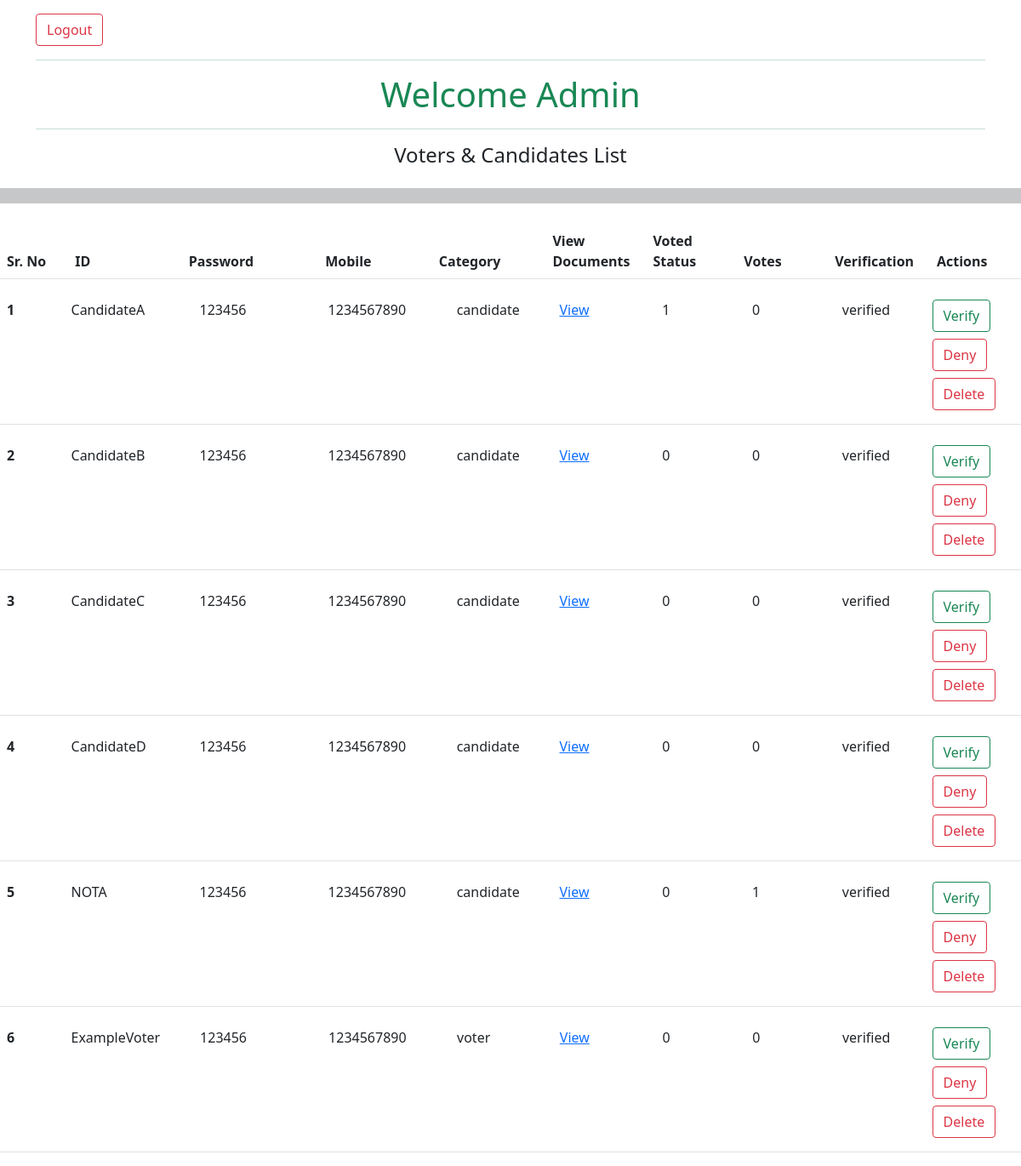
/admin/admin.php, run on the app's committed database.
### tables this page shows
CREATE TABLE `userdata` (
  `id` int(100) NOT NULL,
  `username` varchar(100) NOT NULL,
  `mobile` varchar(20) NOT NULL,
  `password` varchar(100) NOT NULL,
  `photo` varchar(100) NOT NULL,
  `standard` enum('candidate','voter') NOT NULL,
  `status` int(11) NOT NULL,
  `votes` int(200) NOT NULL,
  `verified` varchar(255) NOT NULL DEFAULT 'pending',
  `pdf` varchar(255) NOT NULL DEFAULT 'exampledoc.pdf'
);

### admin/admin.php (the view, shortened to what this page needs)
<!DOCTYPE html>
<html lang="en">
<head>
    <link href="https://cdn.jsdelivr.net/npm/bootstrap@5.0.2/dist/css/bootstrap.min.css" rel="stylesheet"
>
</head>
<body>
    <div class="container my-3">
    <a href="../partials/adminlogin.php"><button class="btn btn-outline-danger h-25">Logout</button></a>
        <hr class="text-success">
        <h1 align="center" class="text-success mb-3">Welcome Admin</h1>
        <hr class="text-success">
    </div>
    <h4 align="center" class="text-dark mb-1">Voters & Candidates List</h4>
    <hr class="my-4 py-2 border border-dark">
    <?php
include('../actions/connect.php');
$sql = "select * from  `userdata`";
$result = mysqli_query($con, $sql);
if($result)
$srno = 1;
    ?>
    <table class="table">
        <thead>
            <tr>
                <th width="6%" scope="col">Sr. No</th>
                <th width="10%" scope="col">ID</th>
                <th width="12%" scope="col">Password</th>
                <th width="10%" scope="col">Mobile</th>
                <th width="10%" scope="col">Category</th>
                <th width="8%" scope="col">View Documents</th>
                <th width="8%" scope="col">Voted Status</th>
                <th width="8%" scope="col">Votes</th>
                <th width="8%" scope="col">Verification</th>
                <th width="8%" scope="col">Actions</th>
            </tr>
        </thead>
        <?php
    while($row=mysqli_fetch_assoc($result))
    {
        ?>
        <table class="table">
            <tbody>
                <tr>
                    <th width="5%"><?php echo $srno;?></th>
                    <td width="10%"><?php echo $row['username']; ?></td>
                    <td width=10%"><?php echo $row['password']; ?></td>
                    <td width="10%"><?php echo $row['mobile']; ?></td>
                    <td width="8%"><?php echo $row['standard']; ?></td>
                    <td width="8%"><?php echo '<a href="../uploads/documents/' . $row['pdf'] .'" target="_blank">View</a>'; ?></td>
                    <td width="7%"><?php echo $row['status']; ?></td>
                    <td width="7%"><?php echo $row['votes']; ?></td>
                    <td width="7%" id="verified"><?php echo $row['verified']; ?></td>
                    <div class="font-sm">
                     <td width="7%">
                        <form action="admin.php" method="post">
                            <input class="btn btn-outline-success mb-2" type="submit" name="verify" value="Verify">
                            <input class="btn btn-outline-danger mb-2" type="submit" name="deny" value="Deny">
                            <input class="btn btn-outline-danger mb-2" type="submit" name="delete" value="Delete">
                        </form>
                     </td>
                </tr>
            </tbody>
        </table>
        <?php
        $srno++;
    }
    ?>
</body>
</html>

### data on the page
userdata: username "CandidateA", password "123456", mobile "1234567890", standard "candidate", status "1", votes "0", verified "verified"
userdata: username "CandidateB", password "123456", mobile "1234567890", standard "candidate", status "0", votes "0", verified "verified"
userdata: username "CandidateC", password "123456", mobile "1234567890", standard "candidate", status "0", votes "0", verified "verified"
userdata: username "CandidateD", password "123456", mobile "1234567890", standard "candidate", status "0", votes "0", verified "verified"
userdata: username "NOTA", password "123456", mobile "1234567890", standard "candidate", status "0", votes "1", verified "verified"
userdata: username "ExampleVoter", password "123456", mobile "1234567890", standard "voter", status "0", votes "0", verified "verified"
